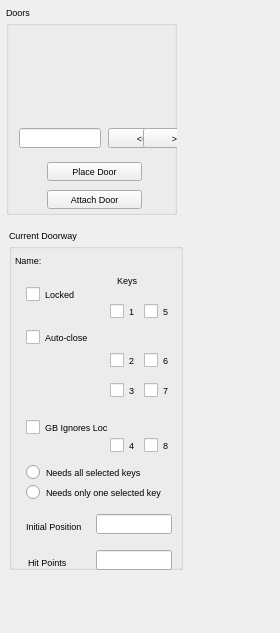
<?xml version="1.0"?>
<ui version="4.0">
  <class>DoorwayKeypad</class>
  <widget class="QDialog" name="IDD_DOORWAYKEYPAD">
    <property name="geometry">
      <rect>
        <x>0</x>
        <y>0</y>
        <width>280</width>
        <height>633</height>
      </rect>
    </property>
    <property name="font">
      <font>
        <family>Liberation Sans</family>
        <pointsize>7</pointsize>
        <bold>false</bold>
        <italic>false</italic>
      </font>
    </property>
    <property name="enabled">
      <bool>true</bool>
    </property>
    <widget class="QGroupBox" name="IDC_DOORWAY_GROUP">
      <property name="geometry">
        <rect>
          <x>6</x>
          <y>6</y>
          <width>171</width>
          <height>209</height>
        </rect>
      </property>
      <property name="title">
        <string>Doors</string>
      </property>
      <property name="visible">
        <bool>true</bool>
      </property>
      <property name="enabled">
        <bool>true</bool>
      </property>
      <property name="flat">
        <bool>false</bool>
      </property>
      <widget class="QLabel" name="IDC_DOORPIC">
        <property name="geometry">
          <rect>
            <x>41</x>
            <y>26</y>
            <width>94</width>
            <height>85</height>
          </rect>
        </property>
        <property name="visible">
          <bool>true</bool>
        </property>
        <property name="enabled">
          <bool>true</bool>
        </property>
        <property name="alignment">
          <set>Qt::AlignHCenter</set>
        </property>
      </widget>
      <widget class="QLineEdit" name="IDC_DOORWAYSELEDIT">
        <property name="geometry">
          <rect>
            <x>13</x>
            <y>122</y>
            <width>82</width>
            <height>20</height>
          </rect>
        </property>
        <property name="visible">
          <bool>true</bool>
        </property>
        <property name="enabled">
          <bool>true</bool>
        </property>
        <property name="readOnly">
          <bool>true</bool>
        </property>
      </widget>
      <widget class="QPushButton" name="IDC_PREV_DOOR">
        <property name="geometry">
          <rect>
            <x>102</x>
            <y>122</y>
            <width>68</width>
            <height>20</height>
          </rect>
        </property>
        <property name="text">
          <string>&lt;&lt;</string>
        </property>
        <property name="visible">
          <bool>true</bool>
        </property>
        <property name="enabled">
          <bool>true</bool>
        </property>
        <property name="default">
          <bool>false</bool>
        </property>
        <property name="autoDefault">
          <bool>false</bool>
        </property>
      </widget>
      <widget class="QPushButton" name="IDC_NEXT_DOOR">
        <property name="geometry">
          <rect>
            <x>137</x>
            <y>122</y>
            <width>68</width>
            <height>20</height>
          </rect>
        </property>
        <property name="text">
          <string>&gt;&gt;</string>
        </property>
        <property name="visible">
          <bool>true</bool>
        </property>
        <property name="enabled">
          <bool>true</bool>
        </property>
        <property name="default">
          <bool>false</bool>
        </property>
        <property name="autoDefault">
          <bool>false</bool>
        </property>
      </widget>
      <widget class="QPushButton" name="IDC_DOORWAY_PLACEDOOR">
        <property name="geometry">
          <rect>
            <x>41</x>
            <y>156</y>
            <width>95</width>
            <height>19</height>
          </rect>
        </property>
        <property name="text">
          <string>Place Door</string>
        </property>
        <property name="visible">
          <bool>true</bool>
        </property>
        <property name="enabled">
          <bool>true</bool>
        </property>
        <property name="default">
          <bool>false</bool>
        </property>
        <property name="autoDefault">
          <bool>false</bool>
        </property>
      </widget>
      <widget class="QPushButton" name="IDC_DOORWAY_ATTACHDOOR">
        <property name="geometry">
          <rect>
            <x>41</x>
            <y>184</y>
            <width>95</width>
            <height>19</height>
          </rect>
        </property>
        <property name="text">
          <string>Attach Door</string>
        </property>
        <property name="visible">
          <bool>true</bool>
        </property>
        <property name="enabled">
          <bool>true</bool>
        </property>
        <property name="default">
          <bool>false</bool>
        </property>
        <property name="autoDefault">
          <bool>false</bool>
        </property>
      </widget>
    </widget>
    <widget class="QGroupBox" name="IDC_DOORWAY_CURRENT_BOX">
      <property name="geometry">
        <rect>
          <x>9</x>
          <y>229</y>
          <width>174</width>
          <height>341</height>
        </rect>
      </property>
      <property name="title">
        <string>Current Doorway</string>
      </property>
      <property name="visible">
        <bool>true</bool>
      </property>
      <property name="enabled">
        <bool>true</bool>
      </property>
      <property name="flat">
        <bool>false</bool>
      </property>
      <widget class="QLabel" name="IDC_DOORWAY_ID">
        <property name="geometry">
          <rect>
            <x>6</x>
            <y>26</y>
            <width>163</width>
            <height>13</height>
          </rect>
        </property>
        <property name="text">
          <string>Name:</string>
        </property>
        <property name="visible">
          <bool>true</bool>
        </property>
        <property name="enabled">
          <bool>true</bool>
        </property>
        <property name="alignment">
          <set>Qt::AlignLeft</set>
        </property>
      </widget>
      <widget class="QLabel" name="IDC_DOORWAY_KEYS_TEXT">
        <property name="geometry">
          <rect>
            <x>108</x>
            <y>46</y>
            <width>44</width>
            <height>13</height>
          </rect>
        </property>
        <property name="text">
          <string>Keys</string>
        </property>
        <property name="visible">
          <bool>true</bool>
        </property>
        <property name="enabled">
          <bool>true</bool>
        </property>
        <property name="alignment">
          <set>Qt::AlignLeft</set>
        </property>
      </widget>
      <widget class="QCheckBox" name="IDC_DOORWAY_LOCKED">
        <property name="geometry">
          <rect>
            <x>17</x>
            <y>57</y>
            <width>68</width>
            <height>16</height>
          </rect>
        </property>
        <property name="text">
          <string>Locked</string>
        </property>
        <property name="visible">
          <bool>true</bool>
        </property>
        <property name="enabled">
          <bool>true</bool>
        </property>
      </widget>
      <widget class="QCheckBox" name="IDC_KEY1_CHECK">
        <property name="geometry">
          <rect>
            <x>101</x>
            <y>74</y>
            <width>68</width>
            <height>16</height>
          </rect>
        </property>
        <property name="text">
          <string>1</string>
        </property>
        <property name="visible">
          <bool>true</bool>
        </property>
        <property name="enabled">
          <bool>true</bool>
        </property>
      </widget>
      <widget class="QCheckBox" name="IDC_KEY5_CHECK">
        <property name="geometry">
          <rect>
            <x>135</x>
            <y>74</y>
            <width>68</width>
            <height>16</height>
          </rect>
        </property>
        <property name="text">
          <string>5</string>
        </property>
        <property name="visible">
          <bool>true</bool>
        </property>
        <property name="enabled">
          <bool>true</bool>
        </property>
      </widget>
      <widget class="QCheckBox" name="IDC_DOORWAY_AUTO">
        <property name="geometry">
          <rect>
            <x>17</x>
            <y>100</y>
            <width>68</width>
            <height>16</height>
          </rect>
        </property>
        <property name="text">
          <string>Auto-close</string>
        </property>
        <property name="visible">
          <bool>true</bool>
        </property>
        <property name="enabled">
          <bool>true</bool>
        </property>
      </widget>
      <widget class="QCheckBox" name="IDC_KEY2_CHECK">
        <property name="geometry">
          <rect>
            <x>101</x>
            <y>123</y>
            <width>68</width>
            <height>16</height>
          </rect>
        </property>
        <property name="text">
          <string>2</string>
        </property>
        <property name="visible">
          <bool>true</bool>
        </property>
        <property name="enabled">
          <bool>true</bool>
        </property>
      </widget>
      <widget class="QCheckBox" name="IDC_KEY6_CHECK">
        <property name="geometry">
          <rect>
            <x>135</x>
            <y>123</y>
            <width>68</width>
            <height>16</height>
          </rect>
        </property>
        <property name="text">
          <string>6</string>
        </property>
        <property name="visible">
          <bool>true</bool>
        </property>
        <property name="enabled">
          <bool>true</bool>
        </property>
      </widget>
      <widget class="QCheckBox" name="IDC_KEY3_CHECK">
        <property name="geometry">
          <rect>
            <x>101</x>
            <y>153</y>
            <width>68</width>
            <height>16</height>
          </rect>
        </property>
        <property name="text">
          <string>3</string>
        </property>
        <property name="visible">
          <bool>true</bool>
        </property>
        <property name="enabled">
          <bool>true</bool>
        </property>
      </widget>
      <widget class="QCheckBox" name="IDC_KEY7_CHECK">
        <property name="geometry">
          <rect>
            <x>135</x>
            <y>153</y>
            <width>68</width>
            <height>16</height>
          </rect>
        </property>
        <property name="text">
          <string>7</string>
        </property>
        <property name="visible">
          <bool>true</bool>
        </property>
        <property name="enabled">
          <bool>true</bool>
        </property>
      </widget>
      <widget class="QCheckBox" name="IDC_DOORWAY_GB_IGNORE_LOCKED">
        <property name="geometry">
          <rect>
            <x>17</x>
            <y>185</y>
            <width>82</width>
            <height>27</height>
          </rect>
        </property>
        <property name="text">
          <string>GB Ignores Locked</string>
        </property>
        <property name="visible">
          <bool>true</bool>
        </property>
        <property name="enabled">
          <bool>true</bool>
        </property>
      </widget>
      <widget class="QCheckBox" name="IDC_KEY4_CHECK">
        <property name="geometry">
          <rect>
            <x>101</x>
            <y>208</y>
            <width>68</width>
            <height>16</height>
          </rect>
        </property>
        <property name="text">
          <string>4</string>
        </property>
        <property name="visible">
          <bool>true</bool>
        </property>
        <property name="enabled">
          <bool>true</bool>
        </property>
      </widget>
      <widget class="QCheckBox" name="IDC_KEY8_CHECK">
        <property name="geometry">
          <rect>
            <x>135</x>
            <y>208</y>
            <width>68</width>
            <height>16</height>
          </rect>
        </property>
        <property name="text">
          <string>8</string>
        </property>
        <property name="visible">
          <bool>true</bool>
        </property>
        <property name="enabled">
          <bool>true</bool>
        </property>
      </widget>
      <widget class="QRadioButton" name="IDC_DOORWAY_KEY_ALL">
        <property name="geometry">
          <rect>
            <x>17</x>
            <y>235</y>
            <width>164</width>
            <height>16</height>
          </rect>
        </property>
        <property name="text">
          <string>Needs all selected keys</string>
        </property>
        <property name="visible">
          <bool>true</bool>
        </property>
        <property name="enabled">
          <bool>true</bool>
        </property>
      </widget>
      <widget class="QRadioButton" name="IDC_DOORWAY_KEY_ONLY_ONE">
        <property name="geometry">
          <rect>
            <x>17</x>
            <y>255</y>
            <width>164</width>
            <height>16</height>
          </rect>
        </property>
        <property name="text">
          <string>Needs only one selected key</string>
        </property>
        <property name="visible">
          <bool>true</bool>
        </property>
        <property name="enabled">
          <bool>true</bool>
        </property>
      </widget>
      <widget class="QLineEdit" name="IDC_DOORWAY_POS_EDIT">
        <property name="geometry">
          <rect>
            <x>87</x>
            <y>285</y>
            <width>76</width>
            <height>20</height>
          </rect>
        </property>
        <property name="visible">
          <bool>true</bool>
        </property>
        <property name="enabled">
          <bool>true</bool>
        </property>
      </widget>
      <widget class="QLabel" name="IDC_DOORWAY_POS_TEXT">
        <property name="geometry">
          <rect>
            <x>17</x>
            <y>292</y>
            <width>68</width>
            <height>13</height>
          </rect>
        </property>
        <property name="text">
          <string>Initial Position</string>
        </property>
        <property name="visible">
          <bool>true</bool>
        </property>
        <property name="enabled">
          <bool>true</bool>
        </property>
        <property name="alignment">
          <set>Qt::AlignLeft</set>
        </property>
      </widget>
      <widget class="QLineEdit" name="IDC_DOORWAY_HITPOINT_EDIT">
        <property name="geometry">
          <rect>
            <x>87</x>
            <y>321</y>
            <width>76</width>
            <height>20</height>
          </rect>
        </property>
        <property name="visible">
          <bool>true</bool>
        </property>
        <property name="enabled">
          <bool>true</bool>
        </property>
      </widget>
      <widget class="QLabel" name="IDC_DOORWAY_HITPOINT_TEXT">
        <property name="geometry">
          <rect>
            <x>19</x>
            <y>328</y>
            <width>58</width>
            <height>12</height>
          </rect>
        </property>
        <property name="text">
          <string>Hit Points</string>
        </property>
        <property name="visible">
          <bool>true</bool>
        </property>
        <property name="enabled">
          <bool>true</bool>
        </property>
        <property name="alignment">
          <set>Qt::AlignLeft</set>
        </property>
      </widget>
    </widget>
    <action name="IDD_ORPHANHUNTER">
      <property name="text">
        <string>Orphan Hunter</string>
      </property>
    </action>
    <action name="IDD_REORDER_PAGES">
      <property name="text">
        <string>Reorder Net Pages</string>
      </property>
    </action>
    <action name="IDD_SHOW_ALL_CHECKED_OUT">
      <property name="text">
        <string>Show All Pages Checked Out</string>
      </property>
    </action>
    <action name="IDM_IMPORT_BITMAP">
      <property name="text">
        <string>Bitmap/Animation Converter...</string>
      </property>
    </action>
    <action name="ID_APP_ABOUT">
      <property name="text">
        <string>&amp;About editor...</string>
      </property>
    </action>
    <action name="ID_APP_EXIT">
      <property name="text">
        <string>E&amp;xit</string>
      </property>
      <property name="shortcut">
        <string>Alt+X</string>
      </property>
    </action>
    <action name="ID_BRIEFING_EDITOR">
      <property name="text">
        <string>Briefing Editor...</string>
      </property>
    </action>
    <action name="ID_BUTTON_LIGHTING">
      <property name="text">
        <string>ID_BUTTON_LIGHTING</string>
      </property>
    </action>
    <action name="ID_BUTTON_OUTLINE">
      <property name="text">
        <string>ID_BUTTON_OUTLINE</string>
      </property>
    </action>
    <action name="ID_BUTTON_WINDOWSELECTION">
      <property name="text">
        <string>ID_BUTTON_WINDOWSELECTION</string>
      </property>
    </action>
    <action name="ID_D3HELP">
      <property name="text">
        <string>Help on D3 Editor</string>
      </property>
    </action>
    <action name="ID_EDITORS_AIPROPERTIES">
      <property name="text">
        <string>AI Properties...</string>
      </property>
    </action>
    <action name="ID_EDITORS_AMBIENTSOUNDS">
      <property name="text">
        <string>Ambient Sounds...</string>
      </property>
    </action>
    <action name="ID_EDITORS_DALLAS">
      <property name="text">
        <string>Dallas Graphical Script Editor...</string>
      </property>
    </action>
    <action name="ID_EDITORS_FILES">
      <property name="text">
        <string>Files...</string>
      </property>
    </action>
    <action name="ID_EDITORS_MEGACELLS">
      <property name="text">
        <string>Megacells...</string>
      </property>
    </action>
    <action name="ID_EDIT_ADDSELECT">
      <property name="text">
        <string>Add Current Room to Selected List</string>
      </property>
    </action>
    <action name="ID_EDIT_ATTACH">
      <property name="text">
        <string>&amp;Attach</string>
      </property>
    </action>
    <action name="ID_EDIT_CLEARSELECTED">
      <property name="text">
        <string>Clear Selected List</string>
      </property>
    </action>
    <action name="ID_EDIT_COPY">
      <property name="text">
        <string>&amp;Copy</string>
      </property>
      <property name="shortcut">
        <string>Ctrl+Ins</string>
      </property>
    </action>
    <action name="ID_EDIT_CUT">
      <property name="text">
        <string>Cu&amp;t</string>
      </property>
      <property name="shortcut">
        <string>Shift+Del</string>
      </property>
    </action>
    <action name="ID_EDIT_DELETE">
      <property name="text">
        <string>&amp;Delete</string>
      </property>
    </action>
    <action name="ID_EDIT_LOADSCRAP">
      <property name="text">
        <string>Load Scrap from Disk</string>
      </property>
    </action>
    <action name="ID_EDIT_PASTE">
      <property name="text">
        <string>&amp;Paste</string>
      </property>
      <property name="shortcut">
        <string>Shift+Ins</string>
      </property>
    </action>
    <action name="ID_EDIT_PLACE">
      <property name="text">
        <string>&amp;Place in Mine</string>
      </property>
    </action>
    <action name="ID_EDIT_PLACE_TERRAIN">
      <property name="text">
        <string>&amp;Place on Terrain</string>
      </property>
    </action>
    <action name="ID_EDIT_REMOVESELECT">
      <property name="text">
        <string>Remove Current Room from Selected List</string>
      </property>
    </action>
    <action name="ID_EDIT_SAVESCRAP">
      <property name="text">
        <string>Save Scrap to Disk</string>
      </property>
    </action>
    <action name="ID_EDIT_SELECTATTACHED">
      <property name="text">
        <string>Select All Rooms Attached to Current Room</string>
      </property>
    </action>
    <action name="ID_EDIT_UNDO">
      <property name="text">
        <string>&amp;Undo</string>
      </property>
      <property name="shortcut">
        <string>Alt+Backspace</string>
      </property>
    </action>
    <action name="ID_FILE_AUTOSAVE">
      <property name="text">
        <string>Autosave</string>
      </property>
      <property name="checkable">
        <bool>true</bool>
      </property>
    </action>
    <action name="ID_FILE_CHECKMINE">
      <property name="text">
        <string>&amp;Check Mine</string>
      </property>
    </action>
    <action name="ID_FILE_FIXCRACKS">
      <property name="text">
        <string>Fix Level Cracks</string>
      </property>
    </action>
    <action name="ID_FILE_FIXDEGENERATEFACES">
      <property name="text">
        <string>Fix/Remove Degenerate Faces</string>
      </property>
    </action>
    <action name="ID_FILE_IMPORT_ROOM">
      <property name="text">
        <string>Import 3DSMax Room</string>
      </property>
    </action>
    <action name="ID_FILE_INFORMATION">
      <property name="text">
        <string>&amp;Information</string>
      </property>
      <property name="shortcut">
        <string>Alt+I</string>
      </property>
    </action>
    <action name="ID_FILE_LEAVE_EDITOR">
      <property name="text">
        <string>Go to main menu...</string>
      </property>
    </action>
    <action name="ID_FILE_LEVELPROPS">
      <property name="text">
        <string>Set Selected Room(s) Properties</string>
      </property>
    </action>
    <action name="ID_FILE_LEVEL_INFO">
      <property name="text">
        <string>Edit Level Info...</string>
      </property>
    </action>
    <action name="ID_FILE_MRU_FILE1">
      <property name="text">
        <string>Recent File</string>
      </property>
      <property name="enabled">
        <bool>false</bool>
      </property>
    </action>
    <action name="ID_FILE_NEW">
      <property name="text">
        <string>&amp;New</string>
      </property>
      <property name="shortcut">
        <string>Ctrl+N</string>
      </property>
    </action>
    <action name="ID_FILE_OPEN">
      <property name="text">
        <string>&amp;Open...</string>
      </property>
      <property name="shortcut">
        <string>Ctrl+O</string>
      </property>
    </action>
    <action name="ID_FILE_PLAY640X480">
      <property name="text">
        <string>&amp;Play in 640 x 480</string>
      </property>
      <property name="shortcut">
        <string>Alt+P</string>
      </property>
    </action>
    <action name="ID_FILE_PREFERENCES">
      <property name="text">
        <string>Preferences</string>
      </property>
    </action>
    <action name="ID_FILE_PRINT">
      <property name="text">
        <string>&amp;Print...</string>
      </property>
      <property name="shortcut">
        <string>Ctrl+P</string>
      </property>
    </action>
    <action name="ID_FILE_PRINT_PREVIEW">
      <property name="text">
        <string>Print Pre&amp;view</string>
      </property>
    </action>
    <action name="ID_FILE_PRINT_SETUP">
      <property name="text">
        <string>P&amp;rint Setup...</string>
      </property>
    </action>
    <action name="ID_FILE_REMOVEDUPLICATEFACESFROMCURRENTROOM">
      <property name="text">
        <string>Remove Duplicate Faces from Current Room</string>
      </property>
    </action>
    <action name="ID_FILE_REMOVEEXTRAPOINTS">
      <property name="text">
        <string>Remove Extra Points</string>
      </property>
    </action>
    <action name="ID_FILE_RESTOREGAMESTATE">
      <property name="text">
        <string>Restore Gamestate</string>
      </property>
    </action>
    <action name="ID_FILE_SAVE">
      <property name="text">
        <string>&amp;Save</string>
      </property>
      <property name="shortcut">
        <string>Ctrl+S</string>
      </property>
    </action>
    <action name="ID_FILE_SAVEGOALTEXT">
      <property name="text">
        <string>Save Goal Text to File</string>
      </property>
    </action>
    <action name="ID_FILE_SAVE_AS">
      <property name="text">
        <string>Save &amp;As...</string>
      </property>
    </action>
    <action name="ID_FILE_SAVE_COPY_AS">
      <property name="text">
        <string>Save Copy &amp;As...</string>
      </property>
    </action>
    <action name="ID_FILE_STATS">
      <property name="text">
        <string>Show Level Stats</string>
      </property>
    </action>
    <action name="ID_FILE_UPDATE">
      <property name="text">
        <string>&amp;Update</string>
      </property>
      <property name="shortcut">
        <string>Ctrl+S</string>
      </property>
    </action>
    <action name="ID_FILE_VERIFY_LEVEL">
      <property name="text">
        <string>Verify Level</string>
      </property>
    </action>
    <action name="ID_HOTSPOT_TGA">
      <property name="text">
        <string>HotSpot TGA Extractor...</string>
      </property>
    </action>
    <action name="ID_MINE_VIEW">
      <property name="text">
        <string>Mine View</string>
      </property>
      <property name="shortcut">
        <string>F2</string>
      </property>
    </action>
    <action name="ID_OBJBUTTON">
      <property name="text">
        <string>ID_OBJBUTTON</string>
      </property>
    </action>
    <action name="ID_OBJECT_DELETEOBJECT">
      <property name="text">
        <string>Delete Object</string>
      </property>
      <property name="shortcut">
        <string>Del</string>
      </property>
    </action>
    <action name="ID_OBJECT_MOVEPLAYER">
      <property name="text">
        <string>Move Player 0 to Viewer</string>
      </property>
    </action>
    <action name="ID_OBJECT_PLACECAMERAATCURRENTFACE">
      <property name="text">
        <string>Create New Camera at Current Face</string>
      </property>
    </action>
    <action name="ID_OBJECT_PLACECAMERAATVIEWER">
      <property name="text">
        <string>Create New Camera at Viewer</string>
      </property>
    </action>
    <action name="ID_OBJECT_PLACEOBJECT">
      <property name="text">
        <string>Place Object</string>
      </property>
      <property name="shortcut">
        <string>Ins</string>
      </property>
    </action>
    <action name="ID_OBJECT_PLACESOUNDSOURCEATVIEWER">
      <property name="text">
        <string>Create SoundSource at Viewer</string>
      </property>
    </action>
    <action name="ID_OBJECT_PLACEWAYPOINTATVIEWER">
      <property name="text">
        <string>Place Waypoint at Viewer</string>
      </property>
    </action>
    <action name="ID_OBJECT_SELECTBYNUMBER">
      <property name="text">
        <string>Select Object By Number</string>
      </property>
    </action>
    <action name="ID_OBJECT_SETCAMERAFROMVIEWER">
      <property name="text">
        <string>Move Camera to Viewer</string>
      </property>
    </action>
    <action name="ID_OBJECT_SETVIEWERFROMCAMERA">
      <property name="text">
        <string>Move Viewer to Camera</string>
      </property>
    </action>
    <action name="ID_OSIRISCOMPILE">
      <property name="text">
        <string>ID_OSIRISCOMPILE</string>
      </property>
    </action>
    <action name="ID_REINIT_OPENGL">
      <property name="text">
        <string>ID_REINIT_OPENGL</string>
      </property>
    </action>
    <action name="ID_ROOM_ADD">
      <property name="text">
        <string>&amp;Add Room at Current Face</string>
      </property>
      <property name="shortcut">
        <string>Shift+A</string>
      </property>
    </action>
    <action name="ID_ROOM_ADDVERTTONEWFACE">
      <property name="text">
        <string>Add Vert to New Face</string>
      </property>
      <property name="shortcut">
        <string>Shift+V</string>
      </property>
    </action>
    <action name="ID_ROOM_ATTACHROOM">
      <property name="text">
        <string>Attach Room</string>
      </property>
    </action>
    <action name="ID_ROOM_BUILDBRIDGE">
      <property name="text">
        <string>&amp;Build Bridge</string>
      </property>
    </action>
    <action name="ID_ROOM_BUILDSMOOTHBRIDGE">
      <property name="text">
        <string>Build Smooth Bridge</string>
      </property>
      <property name="shortcut">
        <string>Ctrl+B</string>
      </property>
    </action>
    <action name="ID_ROOM_CLEARCENTERPOINT">
      <property name="text">
        <string>Clear Center Point</string>
      </property>
    </action>
    <action name="ID_ROOM_COMBINE">
      <property name="text">
        <string>Combine Rooms</string>
      </property>
    </action>
    <action name="ID_ROOM_DELETE">
      <property name="text">
        <string>Delete Current Room</string>
      </property>
    </action>
    <action name="ID_ROOM_DELETECONNECTEDFACES">
      <property name="text">
        <string>Delete Connected Faces</string>
      </property>
    </action>
    <action name="ID_ROOM_DELETEFACE">
      <property name="text">
        <string>Delete Current Face</string>
      </property>
    </action>
    <action name="ID_ROOM_DELETEPORTAL">
      <property name="text">
        <string>Delete Current Portal</string>
      </property>
    </action>
    <action name="ID_ROOM_DELETEVERT">
      <property name="text">
        <string>Delete Current Vert From Face</string>
      </property>
    </action>
    <action name="ID_ROOM_DROPROOM">
      <property name="text">
        <string>Drop Room</string>
      </property>
    </action>
    <action name="ID_ROOM_FACE_ADDVERTTOEDGE">
      <property name="text">
        <string>Add Vert To Edge</string>
      </property>
    </action>
    <action name="ID_ROOM_FACE_DELETEVERTONEDGE">
      <property name="text">
        <string>Delete Vert on Edge</string>
      </property>
    </action>
    <action name="ID_ROOM_FACE_MOVEVERTONEDGE">
      <property name="text">
        <string>Move Vert on Edge</string>
      </property>
    </action>
    <action name="ID_ROOM_FACE_SPLITFACE">
      <property name="text">
        <string>Split Face</string>
      </property>
    </action>
    <action name="ID_ROOM_FINISHNEWFACE">
      <property name="text">
        <string>Add Last Point to New Face (Finish Face)</string>
      </property>
    </action>
    <action name="ID_ROOM_GRABTEXTURE">
      <property name="text">
        <string>Grab Texture</string>
      </property>
      <property name="shortcut">
        <string>G</string>
      </property>
    </action>
    <action name="ID_ROOM_JOINROOMS">
      <property name="text">
        <string>Join Rooms</string>
      </property>
    </action>
    <action name="ID_ROOM_JOINROOMSEXACT">
      <property name="text">
        <string>Join Rooms Exact</string>
      </property>
    </action>
    <action name="ID_ROOM_JOIN_ADJACENT_FACES">
      <property name="text">
        <string>Join Adjacent Faces</string>
      </property>
    </action>
    <action name="ID_ROOM_LINKTONEWEXTERNAL">
      <property name="text">
        <string>Link Room to New External Room</string>
      </property>
    </action>
    <action name="ID_ROOM_MARK">
      <property name="text">
        <string>&amp;Mark Room/Face</string>
      </property>
      <property name="shortcut">
        <string>Ctrl+M</string>
      </property>
    </action>
    <action name="ID_ROOM_MERGEOBJECTINTOROOM">
      <property name="text">
        <string>Merge Object into Room</string>
      </property>
    </action>
    <action name="ID_ROOM_NEXTFACE">
      <property name="text">
        <string>Next Face</string>
      </property>
      <property name="shortcut">
        <string>F</string>
      </property>
    </action>
    <action name="ID_ROOM_PLACEROOM">
      <property name="text">
        <string>Place Room at Current Room</string>
      </property>
    </action>
    <action name="ID_ROOM_PLACETERRAINROOM">
      <property name="text">
        <string>Place Room at Current Terrain Cell</string>
      </property>
    </action>
    <action name="ID_ROOM_PREVIOUSFACE">
      <property name="text">
        <string>Previous Face</string>
      </property>
      <property name="shortcut">
        <string>Shift+F</string>
      </property>
    </action>
    <action name="ID_ROOM_PROPAGATETOADJACENTCOPLANARFACES">
      <property name="text">
        <string>Propagate to Adjacent Coplanar Faces</string>
      </property>
      <property name="shortcut">
        <string>Ctrl+F</string>
      </property>
    </action>
    <action name="ID_ROOM_PROPAGATETOALL">
      <property name="text">
        <string>Propagate to All Faces in Room</string>
      </property>
      <property name="shortcut">
        <string>Shift+R</string>
      </property>
    </action>
    <action name="ID_ROOM_RENAMEROOM">
      <property name="text">
        <string>Rename Room</string>
      </property>
      <property name="shortcut">
        <string>Ctrl+R</string>
      </property>
    </action>
    <action name="ID_ROOM_ROTATEPLACEDROOM45DEGREES">
      <property name="text">
        <string>Rotate Placed Room 45 Degrees</string>
      </property>
    </action>
    <action name="ID_ROOM_SAVECURRENTROOM">
      <property name="text">
        <string>Save Current Room</string>
      </property>
    </action>
    <action name="ID_ROOM_SELECTBYNUMBER">
      <property name="text">
        <string>Select Room by Number</string>
      </property>
    </action>
    <action name="ID_ROOM_SELECTFACEBYNUMBER">
      <property name="text">
        <string>Select Face by Number</string>
      </property>
    </action>
    <action name="ID_ROOM_SETCENTERFROMVIEWER">
      <property name="text">
        <string>Set Room Center from Viewer</string>
      </property>
    </action>
    <action name="ID_ROOM_SNAPPLACEDROOM">
      <property name="text">
        <string>Snap Placed Room</string>
      </property>
    </action>
    <action name="ID_ROOM_SNAPPOINTTOEDGE">
      <property name="text">
        <string>Snap Point to Edge</string>
      </property>
    </action>
    <action name="ID_ROOM_SNAPPOINTTOFACE">
      <property name="text">
        <string>Snap Point to Face</string>
      </property>
    </action>
    <action name="ID_ROOM_SNAPPOINTTOPOINT">
      <property name="text">
        <string>Snap Point to Point</string>
      </property>
    </action>
    <action name="ID_ROOM_SPLITFACE">
      <property name="text">
        <string>Triangulate face</string>
      </property>
    </action>
    <action name="ID_ROOM_STARTNEWFACE">
      <property name="text">
        <string>Add First Point to New Face (Start Face)</string>
      </property>
    </action>
    <action name="ID_ROOM_SWAPMAKEDANDCURRENTROOMFACE">
      <property name="text">
        <string>Swap Marked and Current Room/Face</string>
      </property>
    </action>
    <action name="ID_ROOM_UNDOSNAP">
      <property name="text">
        <string>Undo Snap</string>
      </property>
    </action>
    <action name="ID_ROOM_UNPLACEROOM">
      <property name="text">
        <string>Un-place Room/Group/Door</string>
      </property>
    </action>
    <action name="ID_ROOM_VIEW">
      <property name="text">
        <string>Room View</string>
      </property>
      <property name="shortcut">
        <string>F4</string>
      </property>
    </action>
    <action name="ID_SCRIPT_LEVEL_INTERFACE">
      <property name="text">
        <string>Levels and Scripts...</string>
      </property>
    </action>
    <action name="ID_SUBEDITORS_FONT">
      <property name="text">
        <string>Font Editor...</string>
      </property>
    </action>
    <action name="ID_SUBEDITORS_HOGMAKER">
      <property name="text">
        <string>Hog Maker...</string>
      </property>
    </action>
    <action name="ID_SUBEDITORS_TABLEFILEEDIT">
      <property name="text">
        <string>Table File Text Editor...</string>
      </property>
    </action>
    <action name="ID_SUBEDITORS_TABLEFILEFILTER">
      <property name="text">
        <string>Table File Filter...</string>
      </property>
    </action>
    <action name="ID_TABLEEDIT_FILE_EXIT">
      <property name="text">
        <string>&amp;Exit</string>
      </property>
    </action>
    <action name="ID_TABLEEDIT_FILE_LOAD">
      <property name="text">
        <string>&amp;Load...</string>
      </property>
    </action>
    <action name="ID_TABLEEDIT_FILE_SAVE">
      <property name="text">
        <string>&amp;Save</string>
      </property>
    </action>
    <action name="ID_TABLEEDIT_FILE_SAVE_AS">
      <property name="text">
        <string>S&amp;ave as...</string>
      </property>
    </action>
    <action name="ID_TABLEFILTER_FILE_EXIT">
      <property name="text">
        <string>Exit</string>
      </property>
    </action>
    <action name="ID_TABLEFILTER_FILE_LOAD">
      <property name="text">
        <string>Load...</string>
      </property>
    </action>
    <action name="ID_TABLEFILTER_FILE_NEW">
      <property name="text">
        <string>New</string>
      </property>
    </action>
    <action name="ID_TABLEFILTER_FILE_SAVE">
      <property name="text">
        <string>Save</string>
      </property>
    </action>
    <action name="ID_TABLEFILTER_FILE_SAVEAS">
      <property name="text">
        <string>Save as...</string>
      </property>
    </action>
    <action name="ID_TERRAIN_VIEW">
      <property name="text">
        <string>Terrain View</string>
      </property>
      <property name="shortcut">
        <string>F3</string>
      </property>
    </action>
    <action name="ID_TEST_TEST1">
      <property name="text">
        <string>Test function 1</string>
      </property>
    </action>
    <action name="ID_TEST_TEST2">
      <property name="text">
        <string>Test function 2</string>
      </property>
    </action>
    <action name="ID_TEST_TEST3">
      <property name="text">
        <string>Test function 3</string>
      </property>
    </action>
    <action name="ID_TOOLS_WORLD_OBJECTS_BUILDINGS">
      <property name="text">
        <string>Buildings...</string>
      </property>
    </action>
    <action name="ID_TOOLS_WORLD_OBJECTS_CLUTTER">
      <property name="text">
        <string>Clutter...</string>
      </property>
    </action>
    <action name="ID_TOOLS_WORLD_OBJECTS_DOOR">
      <property name="text">
        <string>Doors...</string>
      </property>
    </action>
    <action name="ID_TOOLS_WORLD_OBJECTS_LIGHTS">
      <property name="text">
        <string>Lights...</string>
      </property>
    </action>
    <action name="ID_TOOLS_WORLD_OBJECTS_PLAYER">
      <property name="text">
        <string>Player Ships...</string>
      </property>
    </action>
    <action name="ID_TOOLS_WORLD_OBJECTS_POWERUPS">
      <property name="text">
        <string>Powerups...</string>
      </property>
    </action>
    <action name="ID_TOOLS_WORLD_OBJECTS_ROBOTS">
      <property name="text">
        <string>Robots...</string>
      </property>
    </action>
    <action name="ID_TOOLS_WORLD_OBJECTS_SOUND">
      <property name="text">
        <string>Sounds...</string>
      </property>
    </action>
    <action name="ID_TOOLS_WORLD_TEXTURES">
      <property name="text">
        <string>Textures...</string>
      </property>
    </action>
    <action name="ID_TOOLS_WORLD_WEAPONS">
      <property name="text">
        <string>Weapons...</string>
      </property>
    </action>
    <action name="ID_VIEW_CENTERONCUBE">
      <property name="text">
        <string>Center on Current &amp;Room</string>
      </property>
      <property name="shortcut">
        <string>Home</string>
      </property>
    </action>
    <action name="ID_VIEW_CENTERONMINE">
      <property name="text">
        <string>Center on &amp;Mine Origin</string>
      </property>
    </action>
    <action name="ID_VIEW_CENTERONOBJECT">
      <property name="text">
        <string>Center on Current &amp;Object</string>
      </property>
    </action>
    <action name="ID_VIEW_DELETEVIEWER">
      <property name="text">
        <string>Delete Viewer</string>
      </property>
    </action>
    <action name="ID_VIEW_FLIP">
      <property name="text">
        <string>Flip Viewer</string>
      </property>
      <property name="shortcut">
        <string>/</string>
      </property>
    </action>
    <action name="ID_VIEW_KEYPAD_TOGGLE">
      <property name="text">
        <string>Keypad</string>
      </property>
      <property name="shortcut">
        <string>F10</string>
      </property>
    </action>
    <action name="ID_VIEW_MOVECAMERATOCURRENTOBJECT">
      <property name="text">
        <string>Move camera to Current Object</string>
      </property>
    </action>
    <action name="ID_VIEW_MOVECAMERATOSELECTEDFACE">
      <property name="text">
        <string>Move camera to &amp;Current Face</string>
      </property>
      <property name="shortcut">
        <string>Shift+C</string>
      </property>
    </action>
    <action name="ID_VIEW_MOVECAMERATOSELECTEDROOM">
      <property name="text">
        <string>Move camera to &amp;Current Room</string>
      </property>
      <property name="shortcut">
        <string>C</string>
      </property>
    </action>
    <action name="ID_VIEW_NEWVIEWER">
      <property name="text">
        <string>New Viewer</string>
      </property>
    </action>
    <action name="ID_VIEW_NEXTVIEWER">
      <property name="text">
        <string>Next Viewer</string>
      </property>
    </action>
    <action name="ID_VIEW_RESETVIEWRADIUS">
      <property name="text">
        <string>Reset View Radius</string>
      </property>
    </action>
    <action name="ID_VIEW_SHOWOBJECTSINWIREFRAMEVIEW">
      <property name="text">
        <string>Show objects in Wireframe view</string>
      </property>
    </action>
    <action name="ID_VIEW_SHOWVIEWERFORWARDVECTOR">
      <property name="text">
        <string>Show Viewer Forward Vector</string>
      </property>
    </action>
    <action name="ID_VIEW_STATUS_BAR">
      <property name="text">
        <string>&amp;Status Bar</string>
      </property>
    </action>
    <action name="ID_VIEW_TEXTUREMINE">
      <property name="text">
        <string>Te&amp;xtured view</string>
      </property>
    </action>
    <action name="ID_VIEW_TOOLBAR">
      <property name="text">
        <string>&amp;Toolbar</string>
      </property>
    </action>
    <action name="ID_VIEW_VIEWPROP">
      <property name="text">
        <string>Display Viewer Properties</string>
      </property>
    </action>
    <action name="ID_VIEW_WIREFRAMEMINE">
      <property name="text">
        <string>&amp;Wireframe view</string>
      </property>
    </action>
    <action name="ID_WINDOW_CASCADE">
      <property name="text">
        <string>&amp;Cascade</string>
      </property>
    </action>
    <action name="ID_WINDOW_TILE">
      <property name="text">
        <string>&amp;Tile</string>
      </property>
    </action>
    <action name="ID_ZBUTTON">
      <property name="text">
        <string>ID_ZBUTTON</string>
      </property>
    </action>
  </widget>
</ui>
